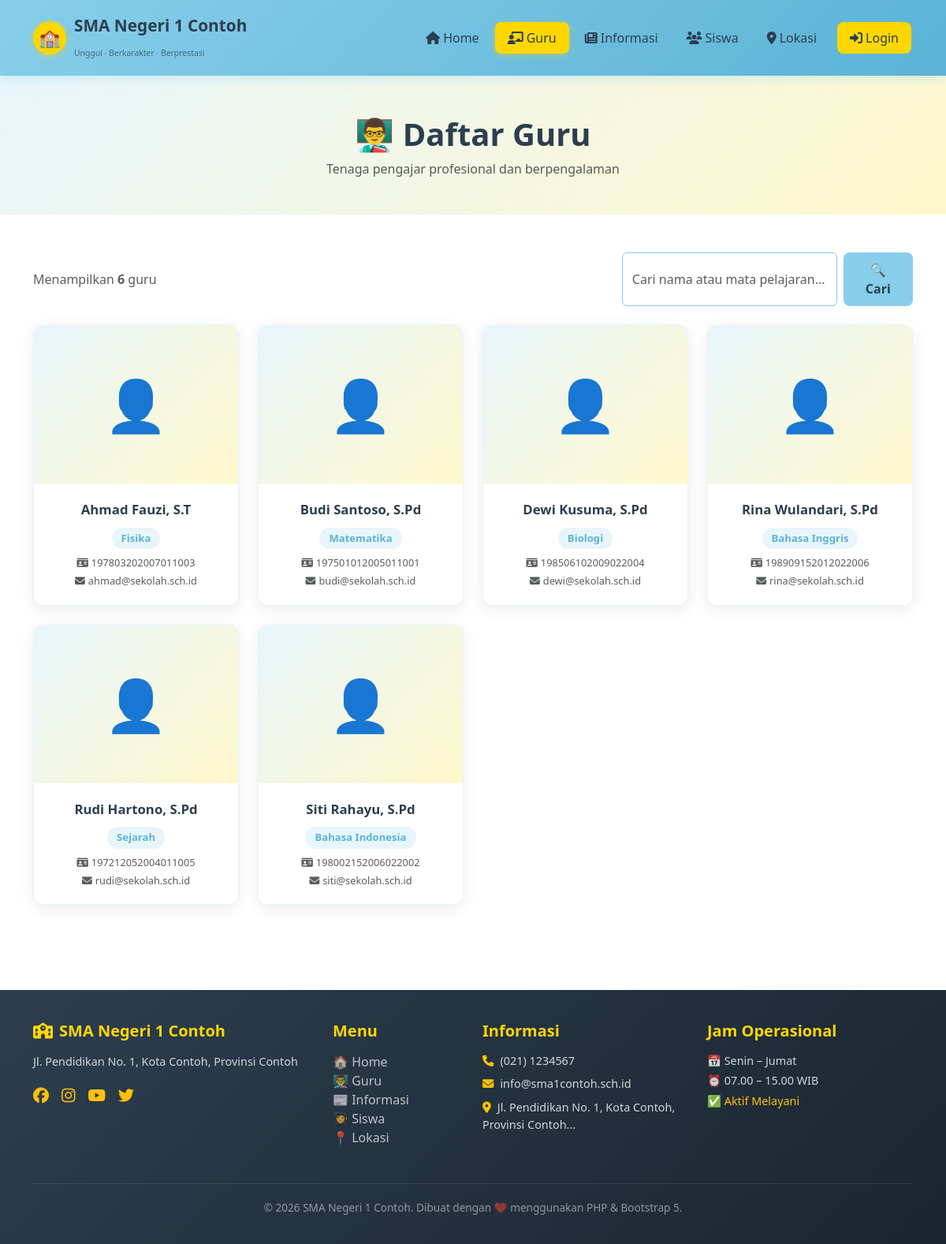
Screenshot of /guru.php with the database file from the repository.
### tables this page shows
CREATE TABLE IF NOT EXISTS pengaturan (
    id INT AUTO_INCREMENT PRIMARY KEY,
    kunci VARCHAR(50) NOT NULL UNIQUE,
    nilai TEXT,
    keterangan VARCHAR(200)
);

CREATE TABLE IF NOT EXISTS guru (
    id INT AUTO_INCREMENT PRIMARY KEY,
    nama VARCHAR(100) NOT NULL,
    mata_pelajaran VARCHAR(100) NOT NULL,
    foto VARCHAR(255) DEFAULT NULL,
    nip VARCHAR(30) DEFAULT NULL,
    email VARCHAR(100) DEFAULT NULL,
    telp VARCHAR(20) DEFAULT NULL,
    created_at TIMESTAMP DEFAULT CURRENT_TIMESTAMP,
    updated_at TIMESTAMP DEFAULT CURRENT_TIMESTAMP ON UPDATE CURRENT_TIMESTAMP
);

### koneksi.php (called while the page is built, shortened)
<?php
function escape($koneksi, $data) {
    return mysqli_real_escape_string($koneksi, trim($data));
}
function getSetting($koneksi, $kunci) {
    $kunci = escape($koneksi, $kunci);
    $result = mysqli_query($koneksi, "SELECT nilai FROM pengaturan WHERE kunci='$kunci'");
    if ($row = mysqli_fetch_assoc($result)) {
        return $row['nilai'];
    }
    return '';
}

### guru.php (the view, shortened to what this page needs)
<?php
$halaman_aktif = 'guru';
require_once 'includes/header.php';
$search = isset($_GET['search']) ? escape($koneksi, $_GET['search']) : '';
$where = $search ? "WHERE nama LIKE '%$search%' OR mata_pelajaran LIKE '%$search%'" : '';
$result_guru = mysqli_query($koneksi, "SELECT * FROM guru $where ORDER BY nama ASC");
$total = mysqli_num_rows($result_guru);
?>
<div style="background: linear-gradient(135deg, var(--biru-light), var(--kuning-light)); padding: 50px 0 30px;">
    <div class="container text-center">
        <h1 class="fw-bold mb-2">👨‍🏫 Daftar Guru</h1>
        <p class="text-muted">Tenaga pengajar profesional dan berpengalaman</p>
    </div>
</div>
<section class="py-5">
    <div class="container">
        <div class="d-flex flex-wrap justify-content-between align-items-center mb-4 gap-3">
            <p class="mb-0 text-muted">Menampilkan <strong><?= $total ?></strong> guru</p>
            <form method="GET" class="d-flex gap-2">
                <input type="text" name="search" class="form-control" placeholder="Cari nama atau mata pelajaran..." value="<?= htmlspecialchars($search) ?>" style="min-width:250px; border-color:var(--biru-muda);">
                <button type="submit" class="btn-biru btn">🔍 Cari</button>
            </form>
        </div>
        <div class="row g-4">
            <?php if ($total === 0): ?>
            <div class="col-12 text-center py-5">
                <div style="font-size:4rem;">😔</div>
                <h4>Tidak ada guru ditemukan</h4>
                <a href="guru.php" class="btn-biru btn mt-2">Lihat Semua Guru</a>
            </div>
            <?php else: ?>
            <?php while ($guru = mysqli_fetch_assoc($result_guru)): ?>
            <div class="col-xl-3 col-lg-4 col-sm-6">
                <div class="guru-card">
                    <div class="card-foto">
                        <?php if ($guru['foto'] && file_exists(UPLOAD_PATH . 'guru/' . $guru['foto'])): ?>
                            <img src="<?= UPLOAD_URL ?>guru/<?= htmlspecialchars($guru['foto']) ?>" alt="<?= htmlspecialchars($guru['nama']) ?>">
                        <?php else: ?>
                            <div class="foto-placeholder">👤</div>
                        <?php endif; ?>
                    </div>
                    <div class="card-body">
                        <div class="card-nama"><?= htmlspecialchars($guru['nama']) ?></div>
                        <div class="card-mapel mt-1"><?= htmlspecialchars($guru['mata_pelajaran']) ?></div>
                        <?php if ($guru['nip']): ?>
                        <div class="mt-2 text-muted" style="font-size:0.8rem;"><i class="fas fa-id-card me-1"></i><?= htmlspecialchars($guru['nip']) ?></div>
                        <?php endif; ?>
                        <?php if ($guru['email']): ?>
                        <div class="mt-1 text-muted" style="font-size:0.8rem;"><i class="fas fa-envelope me-1"></i><?= htmlspecialchars($guru['email']) ?></div>
                        <?php endif; ?>
                    </div>
                </div>
            </div>
            <?php endwhile; ?>
            <?php endif; ?>
        </div>
    </div>
</section>
<?php require_once 'includes/footer.php'; ?>

### includes/header.php (shortened to what this page needs)
<?php
require_once __DIR__ . '/../koneksi.php';
$nama_sekolah = getSetting($koneksi, 'nama_sekolah');
$halaman_aktif = $halaman_aktif ?? '';
?>
<!DOCTYPE html>
<html lang="id">
<head>
    <link rel="stylesheet" href="https://cdn.jsdelivr.net/npm/bootstrap@5.3.2/dist/css/bootstrap.min.css">
    <link rel="stylesheet" href="https://cdnjs.cloudflare.com/ajax/libs/font-awesome/6.5.0/css/all.min.css">
    <link rel="stylesheet" href="<?= BASE_URL ?>assets/css/style.css">
</head>
<body>
<nav class="navbar navbar-sekolah navbar-expand-lg sticky-top">
    <div class="container">
        <a class="navbar-brand" href="<?= BASE_URL ?>index.php">
            <div class="logo-icon">🏫</div>
            <div>
                <div><?= htmlspecialchars($nama_sekolah) ?></div>
                <small style="font-size:0.65rem;font-weight:400;color:rgba(44,62,80,0.7);">Unggul · Berkarakter · Berprestasi</small>
            </div>
        </a>
        <div class="collapse navbar-collapse" id="navMenu">
            <ul class="navbar-nav ms-auto">
                <li class="nav-item"><a class="nav-link <?= $halaman_aktif==='home'?'active':'' ?>" href="<?= BASE_URL ?>index.php"><i class="fas fa-home me-1"></i>Home</a></li>
                <li class="nav-item"><a class="nav-link <?= $halaman_aktif==='guru'?'active':'' ?>" href="<?= BASE_URL ?>guru.php"><i class="fas fa-chalkboard-teacher me-1"></i>Guru</a></li>
                <li class="nav-item"><a class="nav-link <?= $halaman_aktif==='informasi'?'active':'' ?>" href="<?= BASE_URL ?>informasi.php"><i class="fas fa-newspaper me-1"></i>Informasi</a></li>
                <li class="nav-item"><a class="nav-link <?= $halaman_aktif==='siswa'?'active':'' ?>" href="<?= BASE_URL ?>siswa.php"><i class="fas fa-users me-1"></i>Siswa</a></li>
                <li class="nav-item"><a class="nav-link <?= $halaman_aktif==='lokasi'?'active':'' ?>" href="<?= BASE_URL ?>lokasi.php"><i class="fas fa-map-marker-alt me-1"></i>Lokasi</a></li>
                <?php if (isset($_SESSION['user_id'])): ?>
                <li class="nav-item"><a class="nav-link" href="<?= BASE_URL ?>admin/dashboard.php"><i class="fas fa-cog me-1"></i>Admin</a></li>
                <?php else: ?>
                <li class="nav-item"><a class="nav-link btn-kuning ms-2 px-3" href="<?= BASE_URL ?>login.php"><i class="fas fa-sign-in-alt me-1"></i>Login</a></li>
                <?php endif; ?>
            </ul>
        </div>
    </div>
</nav>

### includes/footer.php (shortened to what this page needs)
<?php
$nama_sekolah = getSetting($koneksi, 'nama_sekolah');
$alamat = getSetting($koneksi, 'alamat');
$telp = getSetting($koneksi, 'telp');
$email_sk = getSetting($koneksi, 'email');
?>
<footer class="footer">
    <div class="container">
        <div class="row g-4">
            <div class="col-lg-4">
                <h5><i class="fas fa-school me-2"></i><?= htmlspecialchars($nama_sekolah) ?></h5>
                <p style="font-size:0.9rem;line-height:1.7;"><?= htmlspecialchars($alamat) ?></p>
                <div class="d-flex gap-3 mt-3">
                    <a href="#" class="text-warning fs-5"><i class="fab fa-facebook"></i></a>
                    <a href="#" class="text-warning fs-5"><i class="fab fa-instagram"></i></a>
                    <a href="#" class="text-warning fs-5"><i class="fab fa-youtube"></i></a>
                    <a href="#" class="text-warning fs-5"><i class="fab fa-twitter"></i></a>
                </div>
            </div>
            <div class="col-lg-2 col-sm-6">
                <h5>Menu</h5>
                <ul class="list-unstyled">
                    <li><a href="<?= BASE_URL ?>index.php">🏠 Home</a></li>
                    <li><a href="<?= BASE_URL ?>guru.php">👨‍🏫 Guru</a></li>
                    <li><a href="<?= BASE_URL ?>informasi.php">📰 Informasi</a></li>
                    <li><a href="<?= BASE_URL ?>siswa.php">👩‍🎓 Siswa</a></li>
                    <li><a href="<?= BASE_URL ?>lokasi.php">📍 Lokasi</a></li>
                </ul>
            </div>
            <div class="col-lg-3 col-sm-6">
                <h5>Informasi</h5>
                <ul class="list-unstyled" style="font-size:0.9rem;">
                    <li class="mb-2"><i class="fas fa-phone text-warning me-2"></i><?= htmlspecialchars($telp) ?></li>
                    <li class="mb-2"><i class="fas fa-envelope text-warning me-2"></i><?= htmlspecialchars($email_sk) ?></li>
                    <li class="mb-2"><i class="fas fa-map-marker-alt text-warning me-2"></i><?= htmlspecialchars(substr($alamat,0,60)) ?>...</li>
                </ul>
            </div>
            <div class="col-lg-3">
                <h5>Jam Operasional</h5>
                <ul class="list-unstyled" style="font-size:0.9rem;">
                    <li class="mb-1">📅 Senin – Jumat</li>
                    <li class="mb-1">⏰ 07.00 – 15.00 WIB</li>
                    <li class="mb-1 text-warning">✅ Aktif Melayani</li>
                </ul>
            </div>
        </div>
        <div class="footer-bottom">
            <p>© <?= date('Y') ?> <?= htmlspecialchars($nama_sekolah) ?>. Dibuat dengan ❤️ menggunakan PHP & Bootstrap 5.</p>
        </div>
    </div>
</footer>
</body>
</html>

### assets/css/style.css (style rules this page uses)
:root { --kuning: #FFD700; --kuning-dark: #e6c200; --kuning-light: #fff8cc; --biru-muda: #87CEEB; --biru-dark: #5bb3d5; --biru-light: #e8f6fc; --putih: #FFFFFF; --abu: #f8f9fa; --teks-gelap: #2c3e50; --teks-abu: #6c757d; --shadow: 0 4px 20px rgba(0,0,0,0.08); --shadow-hover: 0 8px 30px rgba(0,0,0,0.15); --radius: 12px; --radius-sm: 8px; --transition: all 0.3s ease; }
* { box-sizing: border-box; }
body { font-family: 'Segoe UI', Tahoma, Geneva, Verdana, sans-serif; color: var(--teks-gelap); background: var(--putih); }
a { text-decoration: none; transition: var(--transition); }
.navbar-sekolah { background: linear-gradient(135deg, var(--biru-muda) 0%, var(--biru-dark) 100%); box-shadow: 0 2px 15px rgba(135,206,235,0.4); padding: 12px 0; }
.navbar-sekolah .navbar-brand { font-weight: 700; font-size: 1.3rem; color: var(--teks-gelap) !important; display: flex; align-items: center; gap: 10px; }
.navbar-sekolah .navbar-brand .logo-icon { width: 42px; height: 42px; background: var(--kuning); border-radius: 50%; display: flex; align-items: center; justify-content: center; font-size: 1.4rem; box-shadow: 0 2px 8px rgba(255,215,0,0.5); }
.navbar-sekolah .nav-link { color: var(--teks-gelap) !important; font-weight: 500; padding: 8px 16px !important; border-radius: var(--radius-sm); margin: 0 2px; transition: var(--transition); }
.navbar-sekolah .nav-link:hover, .navbar-sekolah .nav-link.active { background: var(--kuning); color: var(--teks-gelap) !important; box-shadow: 0 2px 8px rgba(255,215,0,0.4); }
.guru-card { background: var(--putih); border-radius: var(--radius); overflow: hidden; box-shadow: var(--shadow); transition: var(--transition); border: 1px solid rgba(135,206,235,0.2); }
.guru-card .card-foto { height: 200px; overflow: hidden; background: linear-gradient(135deg, var(--biru-light), var(--kuning-light)); display: flex; align-items: center; justify-content: center; }
.guru-card .foto-placeholder { font-size: 4rem; color: var(--biru-dark); }
.guru-card .card-body { padding: 20px; text-align: center; }
.guru-card .card-nama { font-size: 1.05rem; font-weight: 700; color: var(--teks-gelap); margin-bottom: 6px; }
.guru-card .card-mapel { background: var(--biru-light); color: var(--biru-dark); padding: 4px 12px; border-radius: 20px; font-size: 0.82rem; font-weight: 600; display: inline-block; }
.btn-kuning { background: var(--kuning); color: var(--teks-gelap); border: none; font-weight: 600; padding: 10px 24px; border-radius: var(--radius-sm); transition: var(--transition); }
.btn-biru { background: var(--biru-muda); color: var(--teks-gelap); border: none; font-weight: 600; padding: 10px 24px; border-radius: var(--radius-sm); transition: var(--transition); }
.footer { background: linear-gradient(135deg, var(--teks-gelap), #1a252f); color: rgba(255,255,255,0.8); padding: 40px 0 20px; margin-top: 60px; }
.footer h5 { color: var(--kuning); font-weight: 700; margin-bottom: 15px; }
.footer a { color: rgba(255,255,255,0.7); }
.footer-bottom { border-top: 1px solid rgba(255,255,255,0.1); padding-top: 20px; margin-top: 30px; text-align: center; font-size: 0.85rem; color: rgba(255,255,255,0.5); }

### rows the page displays
pengaturan: nilai "SMA Negeri 1 Contoh"
guru: nama "Ahmad Fauzi, S.T", mata_pelajaran "Fisika", nip "197803202007011003", email "ahmad@sekolah.sch.id"
guru: nama "Budi Santoso, S.Pd", mata_pelajaran "Matematika", nip "197501012005011001", email "budi@sekolah.sch.id"
guru: nama "Dewi Kusuma, S.Pd", mata_pelajaran "Biologi", nip "198506102009022004", email "dewi@sekolah.sch.id"
guru: nama "Rina Wulandari, S.Pd", mata_pelajaran "Bahasa Inggris", nip "198909152012022006", email "rina@sekolah.sch.id"
guru: nama "Rudi Hartono, S.Pd", mata_pelajaran "Sejarah", nip "197212052004011005", email "rudi@sekolah.sch.id"
guru: nama "Siti Rahayu, S.Pd", mata_pelajaran "Bahasa Indonesia", nip "198002152006022002", email "siti@sekolah.sch.id"
pengaturan: nilai "Jl. Pendidikan No. 1, Kota Contoh, Provinsi Contoh"
pengaturan: nilai "(021) 1234567"
pengaturan: nilai "info@sma1contoh.sch.id"

### other values shown
$total "6"
